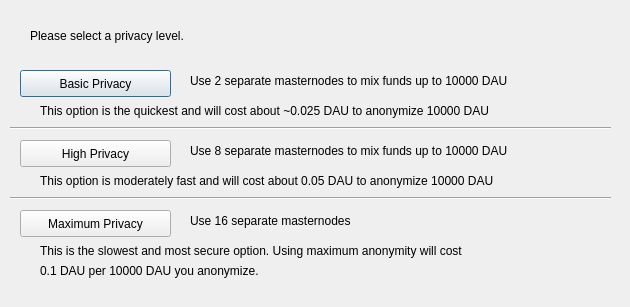
<?xml version="1.0" encoding="UTF-8"?>
<ui version="4.0">
 <class>ObfuscationConfig</class>
 <widget class="QDialog" name="ObfuscationConfig">
  <property name="geometry">
   <rect>
    <x>0</x>
    <y>0</y>
    <width>630</width>
    <height>307</height>
   </rect>
  </property>
  <property name="windowTitle">
   <string>Configure Obfuscation</string>
  </property>
  <widget class="QPushButton" name="buttonBasic">
   <property name="geometry">
    <rect>
     <x>20</x>
     <y>70</y>
     <width>151</width>
     <height>27</height>
    </rect>
   </property>
   <property name="text">
    <string>Basic Privacy</string>
   </property>
  </widget>
  <widget class="QPushButton" name="buttonHigh">
   <property name="geometry">
    <rect>
     <x>20</x>
     <y>140</y>
     <width>151</width>
     <height>27</height>
    </rect>
   </property>
   <property name="text">
    <string>High Privacy</string>
   </property>
  </widget>
  <widget class="QPushButton" name="buttonMax">
   <property name="geometry">
    <rect>
     <x>20</x>
     <y>210</y>
     <width>151</width>
     <height>27</height>
    </rect>
   </property>
   <property name="text">
    <string>Maximum Privacy</string>
   </property>
  </widget>
  <widget class="QLabel" name="label">
   <property name="geometry">
    <rect>
     <x>30</x>
     <y>20</y>
     <width>571</width>
     <height>31</height>
    </rect>
   </property>
   <property name="text">
    <string>Please select a privacy level.</string>
   </property>
  </widget>
  <widget class="QLabel" name="label_2">
   <property name="geometry">
    <rect>
     <x>190</x>
     <y>70</y>
     <width>421</width>
     <height>21</height>
    </rect>
   </property>
   <property name="text">
    <string>Use 2 separate masternodes to mix funds up to 10000 DAU</string>
   </property>
  </widget>
  <widget class="QLabel" name="label_3">
   <property name="geometry">
    <rect>
     <x>190</x>
     <y>140</y>
     <width>411</width>
     <height>21</height>
    </rect>
   </property>
   <property name="text">
    <string>Use 8 separate masternodes to mix funds up to 10000 DAU</string>
   </property>
  </widget>
  <widget class="QLabel" name="label_4">
   <property name="geometry">
    <rect>
     <x>190</x>
     <y>210</y>
     <width>421</width>
     <height>21</height>
    </rect>
   </property>
   <property name="text">
    <string>Use 16 separate masternodes</string>
   </property>
  </widget>
  <widget class="QLabel" name="label_6">
   <property name="geometry">
    <rect>
     <x>40</x>
     <y>100</y>
     <width>561</width>
     <height>21</height>
    </rect>
   </property>
   <property name="text">
    <string>This option is the quickest and will cost about ~0.025 DAU to anonymize 10000 DAU</string>
   </property>
  </widget>
  <widget class="QLabel" name="label_7">
   <property name="geometry">
    <rect>
     <x>40</x>
     <y>170</y>
     <width>561</width>
     <height>21</height>
    </rect>
   </property>
   <property name="text">
    <string>This option is moderately fast and will cost about 0.05 DAU to anonymize 10000 DAU</string>
   </property>
  </widget>
  <widget class="QLabel" name="label_8">
   <property name="geometry">
    <rect>
     <x>40</x>
     <y>240</y>
     <width>561</width>
     <height>21</height>
    </rect>
   </property>
   <property name="text">
    <string>This is the slowest and most secure option. Using maximum anonymity will cost</string>
   </property>
  </widget>
  <widget class="QLabel" name="label_9">
   <property name="geometry">
    <rect>
     <x>40</x>
     <y>260</y>
     <width>561</width>
     <height>21</height>
    </rect>
   </property>
   <property name="text">
    <string>0.1 DAU per 10000 DAU you anonymize.</string>
   </property>
  </widget>
  <widget class="Line" name="line">
   <property name="geometry">
    <rect>
     <x>10</x>
     <y>120</y>
     <width>601</width>
     <height>16</height>
    </rect>
   </property>
   <property name="orientation">
    <enum>Qt::Horizontal</enum>
   </property>
  </widget>
  <widget class="Line" name="line_2">
   <property name="geometry">
    <rect>
     <x>10</x>
     <y>190</y>
     <width>601</width>
     <height>16</height>
    </rect>
   </property>
   <property name="orientation">
    <enum>Qt::Horizontal</enum>
   </property>
  </widget>
 </widget>
 <resources/>
 <connections/>
</ui>
